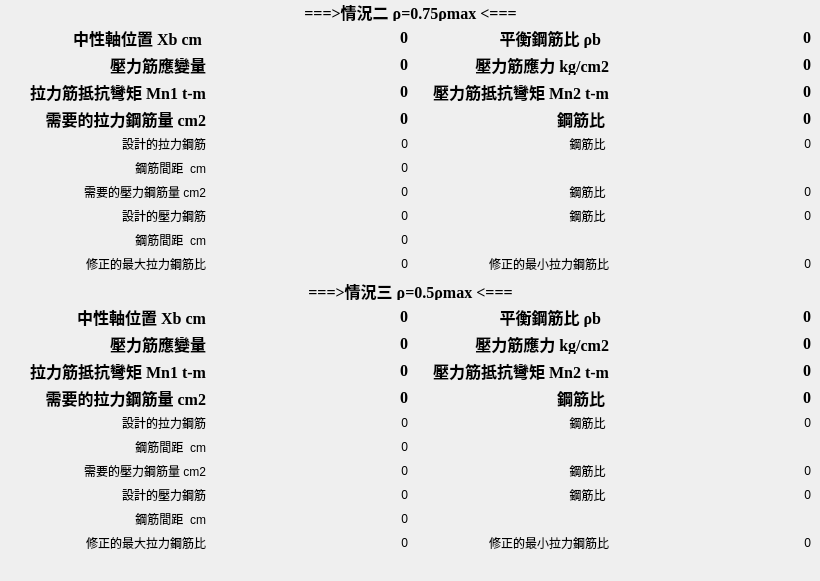
    <widget class="QWidget" name="tab_3">
     <attribute name="title">
      <string>Tab 3</string>
     </attribute>
     <widget class="QWidget" name="layoutWidget">
      <property name="geometry">
       <rect>
        <x>10</x>
        <y>0</y>
        <width>801</width>
        <height>572</height>
       </rect>
      </property>
      <layout class="QGridLayout" name="gridLayout_4">
       <item row="19" column="2">
        <widget class="QLabel" name="label_103">
         <property name="text">
          <string>鋼筋比 </string>
         </property>
         <property name="alignment">
          <set>Qt::AlignRight|Qt::AlignTrailing|Qt::AlignVCenter</set>
         </property>
        </widget>
       </item>
       <item row="15" column="3">
        <widget class="QLabel" name="label_rho_3">
         <property name="font">
          <font>
           <family>Times New Roman</family>
           <pointsize>12</pointsize>
           <weight>75</weight>
           <bold>true</bold>
          </font>
         </property>
         <property name="text">
          <string>0</string>
         </property>
         <property name="alignment">
          <set>Qt::AlignRight|Qt::AlignTrailing|Qt::AlignVCenter</set>
         </property>
        </widget>
       </item>
       <item row="21" column="0">
        <widget class="QLabel" name="label_104">
         <property name="text">
          <string>修正的最大拉力鋼筋比</string>
         </property>
         <property name="alignment">
          <set>Qt::AlignRight|Qt::AlignTrailing|Qt::AlignVCenter</set>
         </property>
        </widget>
       </item>
       <item row="14" column="1">
        <widget class="QLabel" name="label_Mn1_3">
         <property name="font">
          <font>
           <family>Times New Roman</family>
           <pointsize>12</pointsize>
           <weight>75</weight>
           <bold>true</bold>
          </font>
         </property>
         <property name="text">
          <string>0</string>
         </property>
         <property name="alignment">
          <set>Qt::AlignRight|Qt::AlignTrailing|Qt::AlignVCenter</set>
         </property>
        </widget>
       </item>
       <item row="19" column="3">
        <widget class="QLabel" name="label_RhoSelectedAsp_3">
         <property name="text">
          <string>0</string>
         </property>
         <property name="alignment">
          <set>Qt::AlignRight|Qt::AlignTrailing|Qt::AlignVCenter</set>
         </property>
        </widget>
       </item>
       <item row="17" column="0">
        <widget class="QLabel" name="label_106">
         <property name="text">
          <string>鋼筋間距  cm</string>
         </property>
         <property name="alignment">
          <set>Qt::AlignRight|Qt::AlignTrailing|Qt::AlignVCenter</set>
         </property>
        </widget>
       </item>
       <item row="18" column="3">
        <widget class="QLabel" name="label_rhop_3">
         <property name="text">
          <string>0</string>
         </property>
         <property name="alignment">
          <set>Qt::AlignRight|Qt::AlignTrailing|Qt::AlignVCenter</set>
         </property>
        </widget>
       </item>
       <item row="20" column="0">
        <widget class="QLabel" name="label_99">
         <property name="text">
          <string>鋼筋間距  cm</string>
         </property>
         <property name="alignment">
          <set>Qt::AlignRight|Qt::AlignTrailing|Qt::AlignVCenter</set>
         </property>
        </widget>
       </item>
       <item row="19" column="1">
        <widget class="QLabel" name="label_AreaSelectedAsp_3">
         <property name="text">
          <string>0</string>
         </property>
         <property name="alignment">
          <set>Qt::AlignRight|Qt::AlignTrailing|Qt::AlignVCenter</set>
         </property>
        </widget>
       </item>
       <item row="20" column="1">
        <widget class="QLabel" name="label_SpaceAsp_3">
         <property name="text">
          <string>0</string>
         </property>
         <property name="alignment">
          <set>Qt::AlignRight|Qt::AlignTrailing|Qt::AlignVCenter</set>
         </property>
        </widget>
       </item>
       <item row="14" column="3">
        <widget class="QLabel" name="label_Mn2_3">
         <property name="font">
          <font>
           <family>Times New Roman</family>
           <pointsize>12</pointsize>
           <weight>75</weight>
           <bold>true</bold>
          </font>
         </property>
         <property name="text">
          <string>0</string>
         </property>
         <property name="alignment">
          <set>Qt::AlignRight|Qt::AlignTrailing|Qt::AlignVCenter</set>
         </property>
        </widget>
       </item>
       <item row="18" column="0">
        <widget class="QLabel" name="label_108">
         <property name="text">
          <string>需要的壓力鋼筋量 cm2</string>
         </property>
         <property name="alignment">
          <set>Qt::AlignRight|Qt::AlignTrailing|Qt::AlignVCenter</set>
         </property>
        </widget>
       </item>
       <item row="21" column="1">
        <widget class="QLabel" name="label_rmax_3">
         <property name="text">
          <string>0</string>
         </property>
         <property name="alignment">
          <set>Qt::AlignRight|Qt::AlignTrailing|Qt::AlignVCenter</set>
         </property>
        </widget>
       </item>
       <item row="21" column="2">
        <widget class="QLabel" name="label_105">
         <property name="text">
          <string>修正的最小拉力鋼筋比</string>
         </property>
         <property name="alignment">
          <set>Qt::AlignRight|Qt::AlignTrailing|Qt::AlignVCenter</set>
         </property>
        </widget>
       </item>
       <item row="18" column="2">
        <widget class="QLabel" name="label_107">
         <property name="text">
          <string>鋼筋比 </string>
         </property>
         <property name="alignment">
          <set>Qt::AlignRight|Qt::AlignTrailing|Qt::AlignVCenter</set>
         </property>
        </widget>
       </item>
       <item row="19" column="0">
        <widget class="QLabel" name="label_101">
         <property name="text">
          <string>設計的壓力鋼筋</string>
         </property>
         <property name="alignment">
          <set>Qt::AlignRight|Qt::AlignTrailing|Qt::AlignVCenter</set>
         </property>
        </widget>
       </item>
       <item row="16" column="2">
        <widget class="QLabel" name="label_102">
         <property name="text">
          <string>鋼筋比 </string>
         </property>
         <property name="alignment">
          <set>Qt::AlignRight|Qt::AlignTrailing|Qt::AlignVCenter</set>
         </property>
        </widget>
       </item>
       <item row="16" column="0">
        <widget class="QLabel" name="label_100">
         <property name="text">
          <string>設計的拉力鋼筋</string>
         </property>
         <property name="alignment">
          <set>Qt::AlignRight|Qt::AlignTrailing|Qt::AlignVCenter</set>
         </property>
        </widget>
       </item>
       <item row="21" column="3">
        <widget class="QLabel" name="label_rmin_3">
         <property name="text">
          <string>0</string>
         </property>
         <property name="alignment">
          <set>Qt::AlignRight|Qt::AlignTrailing|Qt::AlignVCenter</set>
         </property>
        </widget>
       </item>
       <item row="15" column="2">
        <widget class="QLabel" name="label_47">
         <property name="font">
          <font>
           <family>Times New Roman</family>
           <pointsize>12</pointsize>
           <weight>75</weight>
           <bold>true</bold>
          </font>
         </property>
         <property name="text">
          <string>鋼筋比 </string>
         </property>
         <property name="alignment">
          <set>Qt::AlignRight|Qt::AlignTrailing|Qt::AlignVCenter</set>
         </property>
        </widget>
       </item>
       <item row="14" column="2">
        <widget class="QLabel" name="label_14">
         <property name="font">
          <font>
           <family>Times New Roman</family>
           <pointsize>12</pointsize>
           <weight>75</weight>
           <bold>true</bold>
          </font>
         </property>
         <property name="text">
          <string>壓力筋抵抗彎矩 Mn2 t-m</string>
         </property>
         <property name="alignment">
          <set>Qt::AlignRight|Qt::AlignTrailing|Qt::AlignVCenter</set>
         </property>
        </widget>
       </item>
       <item row="16" column="1">
        <widget class="QLabel" name="label_AreaSelectedAs_3">
         <property name="text">
          <string>0</string>
         </property>
         <property name="alignment">
          <set>Qt::AlignRight|Qt::AlignTrailing|Qt::AlignVCenter</set>
         </property>
        </widget>
       </item>
       <item row="16" column="3">
        <widget class="QLabel" name="label_RhoSelectedAs_3">
         <property name="text">
          <string>0</string>
         </property>
         <property name="alignment">
          <set>Qt::AlignRight|Qt::AlignTrailing|Qt::AlignVCenter</set>
         </property>
        </widget>
       </item>
       <item row="15" column="1">
        <widget class="QLabel" name="label_AreaST_3">
         <property name="font">
          <font>
           <family>Times New Roman</family>
           <pointsize>12</pointsize>
           <weight>75</weight>
           <bold>true</bold>
          </font>
         </property>
         <property name="text">
          <string>0</string>
         </property>
         <property name="alignment">
          <set>Qt::AlignRight|Qt::AlignTrailing|Qt::AlignVCenter</set>
         </property>
        </widget>
       </item>
       <item row="18" column="1">
        <widget class="QLabel" name="label_AreaSp_3">
         <property name="text">
          <string>0</string>
         </property>
         <property name="alignment">
          <set>Qt::AlignRight|Qt::AlignTrailing|Qt::AlignVCenter</set>
         </property>
        </widget>
       </item>
       <item row="15" column="0">
        <widget class="QLabel" name="label_46">
         <property name="font">
          <font>
           <family>Times New Roman</family>
           <pointsize>12</pointsize>
           <weight>75</weight>
           <bold>true</bold>
          </font>
         </property>
         <property name="text">
          <string>需要的拉力鋼筋量 cm2</string>
         </property>
         <property name="alignment">
          <set>Qt::AlignRight|Qt::AlignTrailing|Qt::AlignVCenter</set>
         </property>
        </widget>
       </item>
       <item row="17" column="1">
        <widget class="QLabel" name="label_SpaceAs_3">
         <property name="text">
          <string>0</string>
         </property>
         <property name="alignment">
          <set>Qt::AlignRight|Qt::AlignTrailing|Qt::AlignVCenter</set>
         </property>
        </widget>
       </item>
       <item row="14" column="0">
        <widget class="QLabel" name="label_44">
         <property name="font">
          <font>
           <family>Times New Roman</family>
           <pointsize>12</pointsize>
           <weight>75</weight>
           <bold>true</bold>
          </font>
         </property>
         <property name="text">
          <string>拉力筋抵抗彎矩 Mn1 t-m</string>
         </property>
         <property name="alignment">
          <set>Qt::AlignRight|Qt::AlignTrailing|Qt::AlignVCenter</set>
         </property>
        </widget>
       </item>
       <item row="4" column="0">
        <widget class="QLabel" name="label_43">
         <property name="font">
          <font>
           <family>Times New Roman</family>
           <pointsize>12</pointsize>
           <weight>75</weight>
           <bold>true</bold>
          </font>
         </property>
         <property name="text">
          <string>需要的拉力鋼筋量 cm2</string>
         </property>
         <property name="alignment">
          <set>Qt::AlignRight|Qt::AlignTrailing|Qt::AlignVCenter</set>
         </property>
        </widget>
       </item>
       <item row="4" column="1">
        <widget class="QLabel" name="label_AreaST_2">
         <property name="font">
          <font>
           <family>Times New Roman</family>
           <pointsize>12</pointsize>
           <weight>75</weight>
           <bold>true</bold>
          </font>
         </property>
         <property name="text">
          <string>0</string>
         </property>
         <property name="alignment">
          <set>Qt::AlignRight|Qt::AlignTrailing|Qt::AlignVCenter</set>
         </property>
        </widget>
       </item>
       <item row="1" column="3">
        <widget class="QLabel" name="label_Rb_2">
         <property name="font">
          <font>
           <family>Times New Roman</family>
           <pointsize>12</pointsize>
           <weight>75</weight>
           <bold>true</bold>
          </font>
         </property>
         <property name="text">
          <string>0</string>
         </property>
         <property name="alignment">
          <set>Qt::AlignRight|Qt::AlignTrailing|Qt::AlignVCenter</set>
         </property>
        </widget>
       </item>
       <item row="2" column="0">
        <widget class="QLabel" name="label_34">
         <property name="font">
          <font>
           <family>Times New Roman</family>
           <pointsize>12</pointsize>
           <weight>75</weight>
           <bold>true</bold>
          </font>
         </property>
         <property name="text">
          <string>壓力筋應變量</string>
         </property>
         <property name="alignment">
          <set>Qt::AlignRight|Qt::AlignTrailing|Qt::AlignVCenter</set>
         </property>
        </widget>
       </item>
       <item row="4" column="2">
        <widget class="QLabel" name="label_42">
         <property name="font">
          <font>
           <family>Times New Roman</family>
           <pointsize>12</pointsize>
           <weight>75</weight>
           <bold>true</bold>
          </font>
         </property>
         <property name="text">
          <string>鋼筋比 </string>
         </property>
         <property name="alignment">
          <set>Qt::AlignRight|Qt::AlignTrailing|Qt::AlignVCenter</set>
         </property>
        </widget>
       </item>
       <item row="2" column="3">
        <widget class="QLabel" name="label_fsp_2">
         <property name="font">
          <font>
           <family>Times New Roman</family>
           <pointsize>12</pointsize>
           <weight>75</weight>
           <bold>true</bold>
          </font>
         </property>
         <property name="text">
          <string>0</string>
         </property>
         <property name="alignment">
          <set>Qt::AlignRight|Qt::AlignTrailing|Qt::AlignVCenter</set>
         </property>
        </widget>
       </item>
       <item row="1" column="0">
        <widget class="QLabel" name="label_30">
         <property name="font">
          <font>
           <family>Times New Roman</family>
           <pointsize>12</pointsize>
           <weight>75</weight>
           <bold>true</bold>
          </font>
         </property>
         <property name="text">
          <string>中性軸位置 Xb cm </string>
         </property>
         <property name="alignment">
          <set>Qt::AlignRight|Qt::AlignTrailing|Qt::AlignVCenter</set>
         </property>
        </widget>
       </item>
       <item row="1" column="1">
        <widget class="QLabel" name="label_Xb_2">
         <property name="font">
          <font>
           <family>Times New Roman</family>
           <pointsize>12</pointsize>
           <weight>75</weight>
           <bold>true</bold>
          </font>
         </property>
         <property name="text">
          <string>0</string>
         </property>
         <property name="alignment">
          <set>Qt::AlignRight|Qt::AlignTrailing|Qt::AlignVCenter</set>
         </property>
        </widget>
       </item>
       <item row="1" column="2">
        <widget class="QLabel" name="label_31">
         <property name="font">
          <font>
           <family>Times New Roman</family>
           <pointsize>12</pointsize>
           <weight>75</weight>
           <bold>true</bold>
          </font>
         </property>
         <property name="text">
          <string>平衡鋼筋比 ρb		</string>
         </property>
         <property name="alignment">
          <set>Qt::AlignRight|Qt::AlignTrailing|Qt::AlignVCenter</set>
         </property>
        </widget>
       </item>
       <item row="2" column="2">
        <widget class="QLabel" name="label_35">
         <property name="font">
          <font>
           <family>Times New Roman</family>
           <pointsize>12</pointsize>
           <weight>75</weight>
           <bold>true</bold>
          </font>
         </property>
         <property name="text">
          <string>壓力筋應力 kg/cm2</string>
         </property>
         <property name="alignment">
          <set>Qt::AlignRight|Qt::AlignTrailing|Qt::AlignVCenter</set>
         </property>
        </widget>
       </item>
       <item row="3" column="1">
        <widget class="QLabel" name="label_Mn1_2">
         <property name="font">
          <font>
           <family>Times New Roman</family>
           <pointsize>12</pointsize>
           <weight>75</weight>
           <bold>true</bold>
          </font>
         </property>
         <property name="text">
          <string>0</string>
         </property>
         <property name="alignment">
          <set>Qt::AlignRight|Qt::AlignTrailing|Qt::AlignVCenter</set>
         </property>
        </widget>
       </item>
       <item row="3" column="3">
        <widget class="QLabel" name="label_Mn2_2">
         <property name="font">
          <font>
           <family>Times New Roman</family>
           <pointsize>12</pointsize>
           <weight>75</weight>
           <bold>true</bold>
          </font>
         </property>
         <property name="text">
          <string>0</string>
         </property>
         <property name="alignment">
          <set>Qt::AlignRight|Qt::AlignTrailing|Qt::AlignVCenter</set>
         </property>
        </widget>
       </item>
       <item row="4" column="3">
        <widget class="QLabel" name="label_rho_2">
         <property name="font">
          <font>
           <family>Times New Roman</family>
           <pointsize>12</pointsize>
           <weight>75</weight>
           <bold>true</bold>
          </font>
         </property>
         <property name="text">
          <string>0</string>
         </property>
         <property name="alignment">
          <set>Qt::AlignRight|Qt::AlignTrailing|Qt::AlignVCenter</set>
         </property>
        </widget>
       </item>
       <item row="5" column="0">
        <widget class="QLabel" name="label_83">
         <property name="text">
          <string>     設計的拉力鋼筋</string>
         </property>
         <property name="alignment">
          <set>Qt::AlignRight|Qt::AlignTrailing|Qt::AlignVCenter</set>
         </property>
        </widget>
       </item>
       <item row="5" column="1">
        <widget class="QLabel" name="label_AreaSelectedAs_2">
         <property name="text">
          <string>0</string>
         </property>
         <property name="alignment">
          <set>Qt::AlignRight|Qt::AlignTrailing|Qt::AlignVCenter</set>
         </property>
        </widget>
       </item>
       <item row="5" column="2">
        <widget class="QLabel" name="label_87">
         <property name="text">
          <string>鋼筋比 </string>
         </property>
         <property name="alignment">
          <set>Qt::AlignRight|Qt::AlignTrailing|Qt::AlignVCenter</set>
         </property>
        </widget>
       </item>
       <item row="5" column="3">
        <widget class="QLabel" name="label_RhoSelectedAs_2">
         <property name="text">
          <string>0</string>
         </property>
         <property name="alignment">
          <set>Qt::AlignRight|Qt::AlignTrailing|Qt::AlignVCenter</set>
         </property>
        </widget>
       </item>
       <item row="2" column="1">
        <widget class="QLabel" name="label_Esp_2">
         <property name="font">
          <font>
           <family>Times New Roman</family>
           <pointsize>12</pointsize>
           <weight>75</weight>
           <bold>true</bold>
          </font>
         </property>
         <property name="text">
          <string>0</string>
         </property>
         <property name="alignment">
          <set>Qt::AlignRight|Qt::AlignTrailing|Qt::AlignVCenter</set>
         </property>
        </widget>
       </item>
       <item row="6" column="0">
        <widget class="QLabel" name="label_91">
         <property name="text">
          <string>鋼筋間距  cm</string>
         </property>
         <property name="alignment">
          <set>Qt::AlignRight|Qt::AlignTrailing|Qt::AlignVCenter</set>
         </property>
        </widget>
       </item>
       <item row="0" column="0" colspan="4">
        <widget class="QLabel" name="label_66">
         <property name="font">
          <font>
           <family>Times New Roman</family>
           <pointsize>12</pointsize>
           <weight>75</weight>
           <bold>true</bold>
          </font>
         </property>
         <property name="text">
          <string>===&gt;情況二   ρ=0.75ρmax  &lt;===</string>
         </property>
         <property name="alignment">
          <set>Qt::AlignCenter</set>
         </property>
        </widget>
       </item>
       <item row="3" column="0">
        <widget class="QLabel" name="label_37">
         <property name="font">
          <font>
           <family>Times New Roman</family>
           <pointsize>12</pointsize>
           <weight>75</weight>
           <bold>true</bold>
          </font>
         </property>
         <property name="text">
          <string>拉力筋抵抗彎矩 Mn1 t-m</string>
         </property>
         <property name="alignment">
          <set>Qt::AlignRight|Qt::AlignTrailing|Qt::AlignVCenter</set>
         </property>
        </widget>
       </item>
       <item row="3" column="2">
        <widget class="QLabel" name="label_11">
         <property name="font">
          <font>
           <family>Times New Roman</family>
           <pointsize>12</pointsize>
           <weight>75</weight>
           <bold>true</bold>
          </font>
         </property>
         <property name="text">
          <string>壓力筋抵抗彎矩 Mn2 t-m</string>
         </property>
         <property name="alignment">
          <set>Qt::AlignRight|Qt::AlignTrailing|Qt::AlignVCenter</set>
         </property>
        </widget>
       </item>
       <item row="12" column="0">
        <widget class="QLabel" name="label_38">
         <property name="font">
          <font>
           <family>Times New Roman</family>
           <pointsize>12</pointsize>
           <weight>75</weight>
           <bold>true</bold>
          </font>
         </property>
         <property name="text">
          <string>中性軸位置 Xb cm</string>
         </property>
         <property name="alignment">
          <set>Qt::AlignRight|Qt::AlignTrailing|Qt::AlignVCenter</set>
         </property>
        </widget>
       </item>
       <item row="12" column="1">
        <widget class="QLabel" name="label_Xb_3">
         <property name="font">
          <font>
           <family>Times New Roman</family>
           <pointsize>12</pointsize>
           <weight>75</weight>
           <bold>true</bold>
          </font>
         </property>
         <property name="text">
          <string>0</string>
         </property>
         <property name="alignment">
          <set>Qt::AlignRight|Qt::AlignTrailing|Qt::AlignVCenter</set>
         </property>
        </widget>
       </item>
       <item row="8" column="1">
        <widget class="QLabel" name="label_AreaSelectedAsp_2">
         <property name="text">
          <string>0</string>
         </property>
         <property name="alignment">
          <set>Qt::AlignRight|Qt::AlignTrailing|Qt::AlignVCenter</set>
         </property>
        </widget>
       </item>
       <item row="7" column="2">
        <widget class="QLabel" name="label_90">
         <property name="text">
          <string>鋼筋比 </string>
         </property>
         <property name="alignment">
          <set>Qt::AlignRight|Qt::AlignTrailing|Qt::AlignVCenter</set>
         </property>
        </widget>
       </item>
       <item row="7" column="3">
        <widget class="QLabel" name="label_rhop_2">
         <property name="text">
          <string>0</string>
         </property>
         <property name="alignment">
          <set>Qt::AlignRight|Qt::AlignTrailing|Qt::AlignVCenter</set>
         </property>
        </widget>
       </item>
       <item row="8" column="3">
        <widget class="QLabel" name="label_RhoSelectedAsp_2">
         <property name="text">
          <string>0</string>
         </property>
         <property name="alignment">
          <set>Qt::AlignRight|Qt::AlignTrailing|Qt::AlignVCenter</set>
         </property>
        </widget>
       </item>
       <item row="9" column="0">
        <widget class="QLabel" name="label_93">
         <property name="text">
          <string>鋼筋間距  cm</string>
         </property>
         <property name="alignment">
          <set>Qt::AlignRight|Qt::AlignTrailing|Qt::AlignVCenter</set>
         </property>
        </widget>
       </item>
       <item row="12" column="2">
        <widget class="QLabel" name="label_48">
         <property name="font">
          <font>
           <family>Times New Roman</family>
           <pointsize>12</pointsize>
           <weight>75</weight>
           <bold>true</bold>
          </font>
         </property>
         <property name="text">
          <string>平衡鋼筋比 ρb		</string>
         </property>
         <property name="alignment">
          <set>Qt::AlignRight|Qt::AlignTrailing|Qt::AlignVCenter</set>
         </property>
        </widget>
       </item>
       <item row="12" column="3">
        <widget class="QLabel" name="label_Rb_3">
         <property name="font">
          <font>
           <family>Times New Roman</family>
           <pointsize>12</pointsize>
           <weight>75</weight>
           <bold>true</bold>
          </font>
         </property>
         <property name="text">
          <string>0</string>
         </property>
         <property name="alignment">
          <set>Qt::AlignRight|Qt::AlignTrailing|Qt::AlignVCenter</set>
         </property>
        </widget>
       </item>
       <item row="9" column="1">
        <widget class="QLabel" name="label_SpaceAsp_2">
         <property name="text">
          <string>0</string>
         </property>
         <property name="alignment">
          <set>Qt::AlignRight|Qt::AlignTrailing|Qt::AlignVCenter</set>
         </property>
        </widget>
       </item>
       <item row="13" column="0">
        <widget class="QLabel" name="label_39">
         <property name="font">
          <font>
           <family>Times New Roman</family>
           <pointsize>12</pointsize>
           <weight>75</weight>
           <bold>true</bold>
          </font>
         </property>
         <property name="text">
          <string>壓力筋應變量</string>
         </property>
         <property name="alignment">
          <set>Qt::AlignRight|Qt::AlignTrailing|Qt::AlignVCenter</set>
         </property>
        </widget>
       </item>
       <item row="13" column="1">
        <widget class="QLabel" name="label_Esp_3">
         <property name="font">
          <font>
           <family>Times New Roman</family>
           <pointsize>12</pointsize>
           <weight>75</weight>
           <bold>true</bold>
          </font>
         </property>
         <property name="text">
          <string>0</string>
         </property>
         <property name="alignment">
          <set>Qt::AlignRight|Qt::AlignTrailing|Qt::AlignVCenter</set>
         </property>
        </widget>
       </item>
       <item row="10" column="0">
        <widget class="QLabel" name="label_96">
         <property name="text">
          <string>修正的最大拉力鋼筋比</string>
         </property>
         <property name="alignment">
          <set>Qt::AlignRight|Qt::AlignTrailing|Qt::AlignVCenter</set>
         </property>
        </widget>
       </item>
       <item row="11" column="0" colspan="4">
        <widget class="QLabel" name="label_67">
         <property name="font">
          <font>
           <family>Times New Roman</family>
           <pointsize>12</pointsize>
           <weight>75</weight>
           <bold>true</bold>
          </font>
         </property>
         <property name="text">
          <string>===&gt;情況三   ρ=0.5ρmax  &lt;===</string>
         </property>
         <property name="alignment">
          <set>Qt::AlignCenter</set>
         </property>
        </widget>
       </item>
       <item row="13" column="2">
        <widget class="QLabel" name="label_45">
         <property name="font">
          <font>
           <family>Times New Roman</family>
           <pointsize>12</pointsize>
           <weight>75</weight>
           <bold>true</bold>
          </font>
         </property>
         <property name="text">
          <string>壓力筋應力 kg/cm2</string>
         </property>
         <property name="alignment">
          <set>Qt::AlignRight|Qt::AlignTrailing|Qt::AlignVCenter</set>
         </property>
        </widget>
       </item>
       <item row="13" column="3">
        <widget class="QLabel" name="label_fsp_3">
         <property name="font">
          <font>
           <family>Times New Roman</family>
           <pointsize>12</pointsize>
           <weight>75</weight>
           <bold>true</bold>
          </font>
         </property>
         <property name="text">
          <string>0</string>
         </property>
         <property name="alignment">
          <set>Qt::AlignRight|Qt::AlignTrailing|Qt::AlignVCenter</set>
         </property>
        </widget>
       </item>
       <item row="7" column="0">
        <widget class="QLabel" name="label_85">
         <property name="text">
          <string>需要的壓力鋼筋量 cm2</string>
         </property>
         <property name="alignment">
          <set>Qt::AlignRight|Qt::AlignTrailing|Qt::AlignVCenter</set>
         </property>
        </widget>
       </item>
       <item row="6" column="1">
        <widget class="QLabel" name="label_SpaceAs_2">
         <property name="text">
          <string>0</string>
         </property>
         <property name="alignment">
          <set>Qt::AlignRight|Qt::AlignTrailing|Qt::AlignVCenter</set>
         </property>
        </widget>
       </item>
       <item row="7" column="1">
        <widget class="QLabel" name="label_AreaSp_2">
         <property name="text">
          <string>0</string>
         </property>
         <property name="alignment">
          <set>Qt::AlignRight|Qt::AlignTrailing|Qt::AlignVCenter</set>
         </property>
        </widget>
       </item>
       <item row="8" column="2">
        <widget class="QLabel" name="label_94">
         <property name="text">
          <string>鋼筋比 </string>
         </property>
         <property name="alignment">
          <set>Qt::AlignRight|Qt::AlignTrailing|Qt::AlignVCenter</set>
         </property>
        </widget>
       </item>
       <item row="10" column="1">
        <widget class="QLabel" name="label_rmax_2">
         <property name="text">
          <string>0</string>
         </property>
         <property name="alignment">
          <set>Qt::AlignRight|Qt::AlignTrailing|Qt::AlignVCenter</set>
         </property>
        </widget>
       </item>
       <item row="10" column="2">
        <widget class="QLabel" name="label_98">
         <property name="text">
          <string>修正的最小拉力鋼筋比</string>
         </property>
         <property name="alignment">
          <set>Qt::AlignRight|Qt::AlignTrailing|Qt::AlignVCenter</set>
         </property>
        </widget>
       </item>
       <item row="8" column="0">
        <widget class="QLabel" name="label_86">
         <property name="text">
          <string>設計的壓力鋼筋</string>
         </property>
         <property name="alignment">
          <set>Qt::AlignRight|Qt::AlignTrailing|Qt::AlignVCenter</set>
         </property>
        </widget>
       </item>
       <item row="10" column="3">
        <widget class="QLabel" name="label_rmin_2">
         <property name="text">
          <string>0</string>
         </property>
         <property name="alignment">
          <set>Qt::AlignRight|Qt::AlignTrailing|Qt::AlignVCenter</set>
         </property>
        </widget>
       </item>
       <item row="22" column="2">
        <widget class="QLabel" name="label_10">
         <property name="text">
          <string/>
         </property>
        </widget>
       </item>
       <item row="22" column="0">
        <widget class="QLabel" name="label_15">
         <property name="text">
          <string/>
         </property>
        </widget>
       </item>
      </layout>
     </widget>
    </widget>
